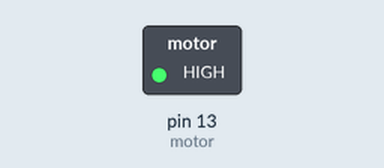
Simulated run of this sketch. Board: Arduino Uno, built with avr-gcc and run on an emulated ATmega328P. Parts: switched loads named in the sketch (green lamp = pin HIGH). Dashed ring = blinking.

Above: at 0.2 s.
Timing chart, 0 to 3.0 s (numbered marks = the images above):
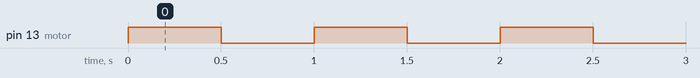

The sketch:

step4.ino
```cpp
int motor = 13; //모터 13번핀으로 제어

void setup() {
  pinMode(motor, OUTPUT);
  Serial.begin(9600); //시리얼통신
}

void loop() { //0.5초간격으로 작동/멈춤 반복
  digitalWrite(motor, HIGH) ;
  delay(500); //0.5초간 작동
  digitalWrite(motor, LOW) ;
  delay(500); //0.5초간 유지
}
```

Measured:
- by itself, pin 13 (motor): alternates HIGH for 0.50 s and LOW for 0.50 s
